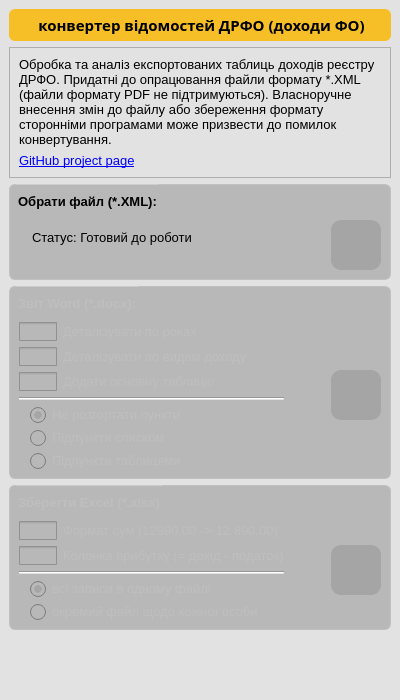
<?xml version="1.0" encoding="UTF-8"?>
<ui version="4.0">
 <class>MainWindow</class>
 <widget class="QMainWindow" name="MainWindow">
  <property name="geometry">
   <rect>
    <x>0</x>
    <y>0</y>
    <width>400</width>
    <height>700</height>
   </rect>
  </property>
  <property name="sizePolicy">
   <sizepolicy hsizetype="Preferred" vsizetype="Preferred">
    <horstretch>0</horstretch>
    <verstretch>0</verstretch>
   </sizepolicy>
  </property>
  <property name="minimumSize">
   <size>
    <width>400</width>
    <height>700</height>
   </size>
  </property>
  <property name="maximumSize">
   <size>
    <width>400</width>
    <height>700</height>
   </size>
  </property>
  <property name="baseSize">
   <size>
    <width>320</width>
    <height>650</height>
   </size>
  </property>
  <property name="windowTitle">
   <string>Skarb</string>
  </property>
  <property name="windowIcon">
   <iconset resource="res_icons.qrc">
    <normaloff>:/custom1/svg_original/down-arrow (1).svg</normaloff>:/custom1/svg_original/down-arrow (1).svg</iconset>
  </property>
  <property name="windowOpacity">
   <double>0.970000000000000</double>
  </property>
  <property name="styleSheet">
   <string notr="true">*{background-color: rgb(226, 226, 226);
	font-size: 13px;}

/*------------------------------------------------------------QToolTip*/
QToolTip {
	color: rgb(230, 230, 230);
	background-color: rgb(153, 153, 153);
    padding: 5px;
    border-radius: 3px;
	opacity:20;
}



/*--------------------------------------------------------------QScrolBar*/
	/* ---------------------------VERTICAL ----------------------*/
	/*Загальна форма*/
 QScrollBar:vertical {
	border: none;
    background: rgb(211, 211, 211);
    width: 15px;
    margin: 15px 0px 15px 0px;
	padding: 0px 3px 0px 3px;
	border-radius: 0px;
 }

	/* HANDLE BAR VERTICAL*/
QScrollBar::handle:vertical {	
	background-color:rgb(153, 153, 149);
	min-height: 30px;
	border-radius: 4px;
}
QScrollBar::handle:vertical:hover{	
	background-color: rgb(246, 191, 39);
}
QScrollBar::handle:vertical:pressed {	
	background-color: rgb(220, 180, 41);
}

/* BTN TOP - SCROLLBAR */
QScrollBar::sub-line:vertical {
	border: none;
	background-color: rgb(211, 211, 211);
	height: 15px;
	border-top-left-radius: 7px;
	border-top-right-radius: 7px;
	subcontrol-position: top;
	subcontrol-origin: margin;
}
QScrollBar::sub-line:vertical:hover {	
	background-color: rgb(184, 184, 180);
}
QScrollBar::sub-line:vertical:pressed {	
	background-color: rgb(153, 153, 149);
}

/* BTN BOTTOM - SCROLLBAR */
QScrollBar::add-line:vertical {
	border: none;
	background-color: rgb(211, 211, 211);
	height: 15px;
	border-bottom-left-radius: 7px;
	border-bottom-right-radius: 7px;
	subcontrol-position: bottom;
	subcontrol-origin: margin;
}
QScrollBar::add-line:vertical:hover {	
	background-color: rgb(184, 184, 180);
}
QScrollBar::add-line:vertical:pressed {	
	background-color: rgb(153, 153, 149);
}

/* RESET ARROW */
QScrollBar::up-arrow:vertical, QScrollBar::down-arrow:vertical {
	background: none;
}

QScrollBar::up-arrow:vertical{
	image: url(:/custom1/icons_custom/au.svg);
	width: 10px;
	height: 10px;
	margin-right: 2px;
	margin-top:1px;
	margin-left:2px;
}

QScrollBar::down-arrow:vertical{
	image: url(:/custom1/icons_custom/ad.svg);
	width: 10px;
	height: 10px;
	margin-right: 2px;
	margin-bottom:1px;
	margin-left:2px;
}

QScrollBar::add-page:vertical, QScrollBar::sub-page:vertical {
	background: none;
}

	/* ---------------------------HORIZONTAL ----------------------*/
	/*Загальна форма*/
 QScrollBar:horizontal {
	border: none;
    background: rgb(211, 211, 211);
    height: 15px;
    margin: 0px 15px 0px 15px;
	padding: 3px 0px 3px 0px;
	border-radius: 0px;
 }

	/* HANDLE BAR HORIZONTAL*/
QScrollBar::handle:horizontal {	
	background-color:rgb(153, 153, 149);
	min-width: 30px;
	border-radius: 4px;
}
QScrollBar::handle:horizontal:hover{	
	background-color: rgb(246, 191, 39);
}
QScrollBar::handle:horizontal:pressed {	
	background-color: rgb(220, 180, 41);
}

/* BTN LEFT - SCROLLBAR */
QScrollBar::sub-line:horizontal {
	border: none;
	background-color: rgb(211, 211, 211);
	width: 15px;
	border-top-left-radius: 7px;
	border-bottom-left-radius: 7px;
	subcontrol-position: left;
	subcontrol-origin: margin;
}
QScrollBar::sub-line:horizontal:hover {	
	background-color: rgb(184, 184, 180);
}
QScrollBar::sub-line:horizontal:pressed {	
	background-color: rgb(153, 153, 149);
}

/* BTN RIGHT - SCROLLBAR */
QScrollBar::add-line:horizontal {
	border: none;
	background-color: rgb(211, 211, 211);
	width: 15px;
	border-top-right-radius: 7px;
	border-bottom-right-radius: 7px;
	subcontrol-position: right;
	subcontrol-origin: margin;
}
QScrollBar::add-line:horizontal:hover {	
	background-color: rgb(184, 184, 180);
}
QScrollBar::add-line:horizontal:pressed {	
	background-color: rgb(153, 153, 149);
}

/* RESET ARROW */
QScrollBar::left-arrow:horizontal, QScrollBar::right-arrow:horizontal{
	background: none;
}

QScrollBar::left-arrow:horizontal{
	image: url(:/custom1/icons_custom/al.svg);
	width: 10px;
	height: 10px;
	margin-bottom: 2px;
	margin-top:2px;
	margin-left:1px;
}

QScrollBar::right-arrow:horizontal{
	image: url(:/custom1/icons_custom/ar.svg);
	width: 10px;
	height: 10px;
	margin-right: 1px;
	margin-bottom:2px;
	margin-top:2px;
}

QScrollBar::add-page:horizontal, QScrollBar::sub-page:horizontal {
	background: none;
}



QGroupBox {
    font: bold;
    border: 1px solid silver;
    border-radius: 6px;
    margin-top: 0px;
	background-color: rgb(184, 184, 184);
}

QGroupBox::title {
    subcontrol-origin: margin;
    left: 7px;
	top: 0px;
    padding: 10px 0px 0px 0px;
}

QLabel{background-color: rgb(184, 184, 184);}

QCheckBox{background-color: rgb(184, 184, 184);}

QCheckBox::indicator:unchecked {
    image: url(:/custom1/icons_custom/switch_disable.svg);
}
QCheckBox::indicator:checked {
    image: url(:/custom1/icons_custom/switch_enable.svg);
}

QCheckBox::indicator {
	width: 38px;
	height: 19px;
}



QRadioButton{
	background-color: rgb(184, 184, 184);
	margin-left: 10px;
}

QGroupBox::indicator {
	width: 44px;
	height: 22px;
}

QGroupBox::indicator:unchecked {
    image: url(:/custom1/icons_custom/switch_disable.svg);
}
QGroupBox::indicator:checked {
    image: url(:/custom1/icons_custom/switch_enable.svg);
}

QRadioButton::indicator {
	width: 17px;
	height: 17px;
}

QRadioButton::indicator:checked {
    image: url(:/custom1/icons_custom/rb_enable.svg);
}
QRadioButton::indicator:unchecked {
    image: url(:/custom1/icons_custom/rb_disable.svg);
}

QPushButton{
	border: none;
	background-color:  rgb(165, 165, 165);
	border-radius: 10px;
}


QPushButton:hover {
    background-color: rgb(155, 155, 155);
}

QPushButton:pressed {
    background-color: rgb(246, 191, 39);
}

</string>
  </property>
  <widget class="QWidget" name="centralwidget">
   <layout class="QVBoxLayout" name="verticalLayout_5">
    <item>
     <widget class="QLabel" name="label_3">
      <property name="sizePolicy">
       <sizepolicy hsizetype="Preferred" vsizetype="Maximum">
        <horstretch>0</horstretch>
        <verstretch>0</verstretch>
       </sizepolicy>
      </property>
      <property name="font">
       <font>
        <family>12</family>
        <pointsize>-1</pointsize>
        <weight>50</weight>
        <italic>false</italic>
        <bold>false</bold>
       </font>
      </property>
      <property name="styleSheet">
       <string notr="true">QLabel{
	background-color: rgb(246, 191, 39);
	font: 14px bold;
	padding: 5px;
	border-radius: 6px;
}
</string>
      </property>
      <property name="text">
       <string>&lt;html&gt;&lt;head/&gt;&lt;body&gt;&lt;p align=&quot;center&quot;&gt;&lt;span style=&quot; font-size:11pt; font-weight:600;&quot;&gt;конвертер відомостей ДРФО (доходи ФО)&lt;/span&gt;&lt;/p&gt;&lt;/body&gt;&lt;/html&gt;</string>
      </property>
      <property name="wordWrap">
       <bool>true</bool>
      </property>
     </widget>
    </item>
    <item>
     <widget class="QFrame" name="frame">
      <property name="styleSheet">
       <string notr="true">QLabel{background-color: rgb(226, 226, 226);}
</string>
      </property>
      <property name="frameShape">
       <enum>QFrame::StyledPanel</enum>
      </property>
      <property name="frameShadow">
       <enum>QFrame::Raised</enum>
      </property>
      <layout class="QVBoxLayout" name="verticalLayout">
       <item>
        <widget class="QLabel" name="label">
         <property name="text">
          <string>&lt;html&gt;&lt;head/&gt;&lt;body&gt;&lt;p&gt;&lt;span style=&quot; font-size:10pt;&quot;&gt;Обробка та аналіз експортованих таблиць доходів реєстру ДРФО. Придатні до опрацювання файли формату *.XML (файли формату PDF не підтримуються). Власноручне внесення змін до файлу або збереження формату сторонніми програмами може призвести до помилок конвертування. &lt;/span&gt;&lt;/p&gt;&lt;/body&gt;&lt;/html&gt;</string>
         </property>
         <property name="wordWrap">
          <bool>true</bool>
         </property>
        </widget>
       </item>
       <item>
        <widget class="QLabel" name="label_4">
         <property name="sizePolicy">
          <sizepolicy hsizetype="Preferred" vsizetype="Maximum">
           <horstretch>0</horstretch>
           <verstretch>0</verstretch>
          </sizepolicy>
         </property>
         <property name="font">
          <font>
           <pointsize>-1</pointsize>
          </font>
         </property>
         <property name="styleSheet">
          <string notr="true">QLabel{background-color: rgb(226, 226, 226);}
</string>
         </property>
         <property name="text">
          <string>&lt;html&gt;&lt;head/&gt;&lt;body&gt;&lt;p&gt;&lt;a href=&quot;https://github.com/OlehOleinikov/Skarb&quot;&gt;&lt;span style=&quot; text-decoration: underline; color:#0000ff;&quot;&gt;GitHub project page&lt;/span&gt;&lt;/a&gt;&lt;/p&gt;&lt;/body&gt;&lt;/html&gt;</string>
         </property>
        </widget>
       </item>
      </layout>
     </widget>
    </item>
    <item>
     <widget class="QGroupBox" name="gb_import">
      <property name="styleSheet">
       <string notr="true">QLabel{margin-left:10px;}</string>
      </property>
      <property name="title">
       <string>Обрати файл (*.XML):</string>
      </property>
      <layout class="QVBoxLayout" name="verticalLayout_2">
       <property name="topMargin">
        <number>35</number>
       </property>
       <item>
        <layout class="QHBoxLayout" name="horizontalLayout_3">
         <property name="bottomMargin">
          <number>0</number>
         </property>
         <item>
          <layout class="QVBoxLayout" name="verticalLayout_8">
           <property name="bottomMargin">
            <number>0</number>
           </property>
           <item>
            <widget class="QLabel" name="l_cur_file">
             <property name="minimumSize">
              <size>
               <width>0</width>
               <height>48</height>
              </size>
             </property>
             <property name="styleSheet">
              <string notr="true"/>
             </property>
             <property name="text">
              <string>Статус: Готовий до роботи
</string>
             </property>
            </widget>
           </item>
          </layout>
         </item>
         <item>
          <widget class="QPushButton" name="b_import">
           <property name="minimumSize">
            <size>
             <width>50</width>
             <height>50</height>
            </size>
           </property>
           <property name="maximumSize">
            <size>
             <width>50</width>
             <height>50</height>
            </size>
           </property>
           <property name="cursor">
            <cursorShape>PointingHandCursor</cursorShape>
           </property>
           <property name="text">
            <string/>
           </property>
           <property name="icon">
            <iconset resource="res_icons.qrc">
             <normaloff>:/custom1/icons_custom/ad.svg</normaloff>:/custom1/icons_custom/ad.svg</iconset>
           </property>
           <property name="iconSize">
            <size>
             <width>24</width>
             <height>24</height>
            </size>
           </property>
          </widget>
         </item>
        </layout>
       </item>
      </layout>
     </widget>
    </item>
    <item>
     <widget class="QGroupBox" name="gb_word">
      <property name="enabled">
       <bool>false</bool>
      </property>
      <property name="title">
       <string>Звіт Word (*.docx):</string>
      </property>
      <layout class="QVBoxLayout" name="verticalLayout_3">
       <property name="topMargin">
        <number>35</number>
       </property>
       <item>
        <layout class="QHBoxLayout" name="horizontalLayout">
         <property name="bottomMargin">
          <number>0</number>
         </property>
         <item>
          <layout class="QVBoxLayout" name="verticalLayout_6">
           <property name="rightMargin">
            <number>0</number>
           </property>
           <property name="bottomMargin">
            <number>0</number>
           </property>
           <item>
            <widget class="QCheckBox" name="cb_det_years">
             <property name="text">
              <string>Деталізувати по роках</string>
             </property>
            </widget>
           </item>
           <item>
            <widget class="QCheckBox" name="cb_det_types">
             <property name="text">
              <string>Деталізувати по видам доходу</string>
             </property>
            </widget>
           </item>
           <item>
            <widget class="QCheckBox" name="cb_det_tab">
             <property name="text">
              <string>Додати основну таблицю</string>
             </property>
            </widget>
           </item>
           <item>
            <widget class="Line" name="line_2">
             <property name="enabled">
              <bool>false</bool>
             </property>
             <property name="maximumSize">
              <size>
               <width>265</width>
               <height>16777215</height>
              </size>
             </property>
             <property name="orientation">
              <enum>Qt::Horizontal</enum>
             </property>
            </widget>
           </item>
           <item>
            <widget class="QRadioButton" name="rb_sublist_off">
             <property name="text">
              <string>Не розгортати пункти</string>
             </property>
             <property name="checked">
              <bool>true</bool>
             </property>
            </widget>
           </item>
           <item>
            <widget class="QRadioButton" name="rb_sublist_text">
             <property name="text">
              <string>Підпункти списком</string>
             </property>
            </widget>
           </item>
           <item>
            <widget class="QRadioButton" name="rb_sublist_table">
             <property name="text">
              <string>Підпункти таблицями</string>
             </property>
            </widget>
           </item>
          </layout>
         </item>
         <item>
          <widget class="QPushButton" name="b_word">
           <property name="minimumSize">
            <size>
             <width>50</width>
             <height>50</height>
            </size>
           </property>
           <property name="maximumSize">
            <size>
             <width>50</width>
             <height>50</height>
            </size>
           </property>
           <property name="cursor">
            <cursorShape>PointingHandCursor</cursorShape>
           </property>
           <property name="text">
            <string/>
           </property>
           <property name="icon">
            <iconset resource="res_icons.qrc">
             <normaloff>:/black/svg_original/docx-file.svg</normaloff>:/black/svg_original/docx-file.svg</iconset>
           </property>
           <property name="iconSize">
            <size>
             <width>36</width>
             <height>36</height>
            </size>
           </property>
          </widget>
         </item>
        </layout>
       </item>
      </layout>
     </widget>
    </item>
    <item>
     <widget class="QGroupBox" name="gb_excel">
      <property name="enabled">
       <bool>false</bool>
      </property>
      <property name="title">
       <string>Зберегти Excel (*.xlsx)</string>
      </property>
      <layout class="QVBoxLayout" name="verticalLayout_4">
       <property name="topMargin">
        <number>35</number>
       </property>
       <item>
        <layout class="QHBoxLayout" name="horizontalLayout_2">
         <property name="bottomMargin">
          <number>0</number>
         </property>
         <item>
          <layout class="QVBoxLayout" name="verticalLayout_7">
           <property name="bottomMargin">
            <number>0</number>
           </property>
           <item>
            <widget class="QCheckBox" name="cb_float_format">
             <property name="text">
              <string>Формат сум (12890,00 -&gt; 12 890.00)</string>
             </property>
            </widget>
           </item>
           <item>
            <widget class="QCheckBox" name="cb_add_profi_col">
             <property name="text">
              <string>Колонка прибутку (= дохід - податок)</string>
             </property>
            </widget>
           </item>
           <item>
            <widget class="Line" name="line">
             <property name="maximumSize">
              <size>
               <width>265</width>
               <height>16777215</height>
              </size>
             </property>
             <property name="orientation">
              <enum>Qt::Horizontal</enum>
             </property>
            </widget>
           </item>
           <item>
            <widget class="QRadioButton" name="rb_excel_com">
             <property name="baseSize">
              <size>
               <width>60</width>
               <height>250</height>
              </size>
             </property>
             <property name="text">
              <string>всі записи в одному файлі</string>
             </property>
             <property name="checked">
              <bool>true</bool>
             </property>
            </widget>
           </item>
           <item>
            <widget class="QRadioButton" name="rb_excel_sep">
             <property name="text">
              <string>окремий файл щодо кожної особи</string>
             </property>
            </widget>
           </item>
          </layout>
         </item>
         <item>
          <widget class="QPushButton" name="b_excel">
           <property name="minimumSize">
            <size>
             <width>50</width>
             <height>50</height>
            </size>
           </property>
           <property name="maximumSize">
            <size>
             <width>50</width>
             <height>50</height>
            </size>
           </property>
           <property name="cursor">
            <cursorShape>PointingHandCursor</cursorShape>
           </property>
           <property name="text">
            <string/>
           </property>
           <property name="icon">
            <iconset resource="res_icons.qrc">
             <normaloff>:/black/svg_original/excel (1).svg</normaloff>:/black/svg_original/excel (1).svg</iconset>
           </property>
           <property name="iconSize">
            <size>
             <width>36</width>
             <height>36</height>
            </size>
           </property>
          </widget>
         </item>
        </layout>
       </item>
      </layout>
     </widget>
    </item>
    <item>
     <spacer name="verticalSpacer">
      <property name="orientation">
       <enum>Qt::Vertical</enum>
      </property>
      <property name="sizeHint" stdset="0">
       <size>
        <width>20</width>
        <height>40</height>
       </size>
      </property>
     </spacer>
    </item>
   </layout>
  </widget>
  <widget class="QStatusBar" name="statusbar"/>
 </widget>
 <resources>
  <include location="res_icons.qrc"/>
 </resources>
 <connections/>
</ui>
